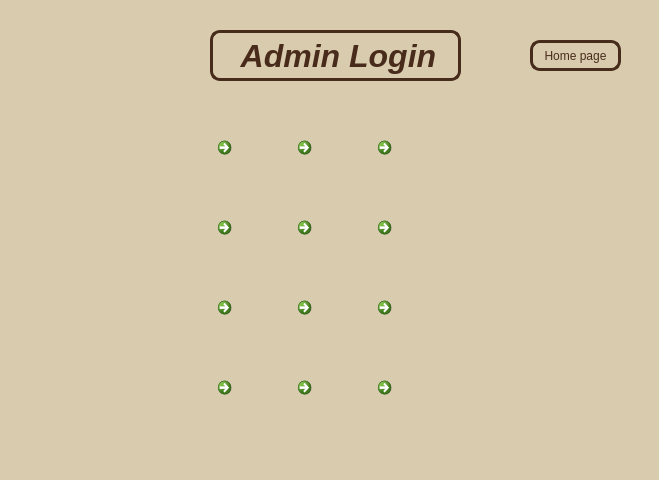
<?xml version="1.0" encoding="UTF-8"?>
<ui version="4.0">
 <class>Dialog</class>
 <widget class="QDialog" name="Dialog">
  <property name="geometry">
   <rect>
    <x>0</x>
    <y>0</y>
    <width>659</width>
    <height>480</height>
   </rect>
  </property>
  <property name="windowTitle">
   <string>Dialog</string>
  </property>
  <property name="styleSheet">
   <string notr="true">background : rgb(217, 203, 174)</string>
  </property>
  <widget class="QCommandLinkButton" name="one">
   <property name="geometry">
    <rect>
     <x>210</x>
     <y>130</y>
     <width>72</width>
     <height>75</height>
    </rect>
   </property>
   <property name="focusPolicy">
    <enum>Qt::ClickFocus</enum>
   </property>
   <property name="text">
    <string/>
   </property>
   <property name="icon">
    <iconset>
     <normaloff>../res/1.png</normaloff>../res/1.png</iconset>
   </property>
   <property name="iconSize">
    <size>
     <width>60</width>
     <height>60</height>
    </size>
   </property>
  </widget>
  <widget class="QCommandLinkButton" name="two">
   <property name="geometry">
    <rect>
     <x>290</x>
     <y>130</y>
     <width>72</width>
     <height>75</height>
    </rect>
   </property>
   <property name="focusPolicy">
    <enum>Qt::ClickFocus</enum>
   </property>
   <property name="text">
    <string/>
   </property>
   <property name="icon">
    <iconset>
     <normaloff>../res/2.png</normaloff>../res/2.png</iconset>
   </property>
   <property name="iconSize">
    <size>
     <width>60</width>
     <height>60</height>
    </size>
   </property>
  </widget>
  <widget class="QCommandLinkButton" name="three">
   <property name="geometry">
    <rect>
     <x>370</x>
     <y>130</y>
     <width>72</width>
     <height>75</height>
    </rect>
   </property>
   <property name="focusPolicy">
    <enum>Qt::ClickFocus</enum>
   </property>
   <property name="text">
    <string/>
   </property>
   <property name="icon">
    <iconset>
     <normaloff>../res/3.png</normaloff>../res/3.png</iconset>
   </property>
   <property name="iconSize">
    <size>
     <width>60</width>
     <height>60</height>
    </size>
   </property>
  </widget>
  <widget class="QCommandLinkButton" name="four">
   <property name="geometry">
    <rect>
     <x>210</x>
     <y>210</y>
     <width>72</width>
     <height>75</height>
    </rect>
   </property>
   <property name="focusPolicy">
    <enum>Qt::ClickFocus</enum>
   </property>
   <property name="text">
    <string/>
   </property>
   <property name="icon">
    <iconset>
     <normaloff>../res/4.png</normaloff>../res/4.png</iconset>
   </property>
   <property name="iconSize">
    <size>
     <width>60</width>
     <height>60</height>
    </size>
   </property>
  </widget>
  <widget class="QCommandLinkButton" name="six">
   <property name="geometry">
    <rect>
     <x>370</x>
     <y>210</y>
     <width>72</width>
     <height>75</height>
    </rect>
   </property>
   <property name="focusPolicy">
    <enum>Qt::ClickFocus</enum>
   </property>
   <property name="text">
    <string/>
   </property>
   <property name="icon">
    <iconset>
     <normaloff>../res/6.png</normaloff>../res/6.png</iconset>
   </property>
   <property name="iconSize">
    <size>
     <width>60</width>
     <height>60</height>
    </size>
   </property>
  </widget>
  <widget class="QCommandLinkButton" name="five">
   <property name="geometry">
    <rect>
     <x>290</x>
     <y>210</y>
     <width>72</width>
     <height>75</height>
    </rect>
   </property>
   <property name="focusPolicy">
    <enum>Qt::ClickFocus</enum>
   </property>
   <property name="text">
    <string/>
   </property>
   <property name="icon">
    <iconset>
     <normaloff>../res/5.png</normaloff>../res/5.png</iconset>
   </property>
   <property name="iconSize">
    <size>
     <width>60</width>
     <height>60</height>
    </size>
   </property>
  </widget>
  <widget class="QCommandLinkButton" name="seven">
   <property name="geometry">
    <rect>
     <x>210</x>
     <y>290</y>
     <width>72</width>
     <height>75</height>
    </rect>
   </property>
   <property name="focusPolicy">
    <enum>Qt::ClickFocus</enum>
   </property>
   <property name="text">
    <string/>
   </property>
   <property name="icon">
    <iconset>
     <normaloff>../res/7.png</normaloff>../res/7.png</iconset>
   </property>
   <property name="iconSize">
    <size>
     <width>60</width>
     <height>60</height>
    </size>
   </property>
  </widget>
  <widget class="QCommandLinkButton" name="eight">
   <property name="geometry">
    <rect>
     <x>290</x>
     <y>290</y>
     <width>72</width>
     <height>75</height>
    </rect>
   </property>
   <property name="focusPolicy">
    <enum>Qt::ClickFocus</enum>
   </property>
   <property name="text">
    <string/>
   </property>
   <property name="icon">
    <iconset>
     <normaloff>../res/8.png</normaloff>../res/8.png</iconset>
   </property>
   <property name="iconSize">
    <size>
     <width>60</width>
     <height>60</height>
    </size>
   </property>
  </widget>
  <widget class="QCommandLinkButton" name="nine">
   <property name="geometry">
    <rect>
     <x>370</x>
     <y>290</y>
     <width>72</width>
     <height>75</height>
    </rect>
   </property>
   <property name="focusPolicy">
    <enum>Qt::ClickFocus</enum>
   </property>
   <property name="text">
    <string/>
   </property>
   <property name="icon">
    <iconset>
     <normaloff>../res/9.png</normaloff>../res/9.png</iconset>
   </property>
   <property name="iconSize">
    <size>
     <width>60</width>
     <height>60</height>
    </size>
   </property>
  </widget>
  <widget class="QCommandLinkButton" name="zero">
   <property name="geometry">
    <rect>
     <x>290</x>
     <y>370</y>
     <width>72</width>
     <height>75</height>
    </rect>
   </property>
   <property name="focusPolicy">
    <enum>Qt::ClickFocus</enum>
   </property>
   <property name="text">
    <string/>
   </property>
   <property name="icon">
    <iconset>
     <normaloff>../res/0.png</normaloff>../res/0.png</iconset>
   </property>
   <property name="iconSize">
    <size>
     <width>60</width>
     <height>60</height>
    </size>
   </property>
  </widget>
  <widget class="QLineEdit" name="lineEdit">
   <property name="geometry">
    <rect>
     <x>210</x>
     <y>30</y>
     <width>251</width>
     <height>51</height>
    </rect>
   </property>
   <property name="font">
    <font>
     <family>Ubuntu</family>
     <pointsize>24</pointsize>
     <weight>75</weight>
     <italic>true</italic>
     <bold>true</bold>
    </font>
   </property>
   <property name="focusPolicy">
    <enum>Qt::NoFocus</enum>
   </property>
   <property name="contextMenuPolicy">
    <enum>Qt::NoContextMenu</enum>
   </property>
   <property name="styleSheet">
    <string notr="true">border : 3px solid rgb(71,43,27);
border-radius : 10px;
background-color : rgb(217, 203, 174);
color : rgb(72, 43, 27);</string>
   </property>
   <property name="text">
    <string> Admin Login</string>
   </property>
   <property name="alignment">
    <set>Qt::AlignCenter</set>
   </property>
   <property name="readOnly">
    <bool>true</bool>
   </property>
  </widget>
  <widget class="QCommandLinkButton" name="clear">
   <property name="geometry">
    <rect>
     <x>210</x>
     <y>370</y>
     <width>72</width>
     <height>75</height>
    </rect>
   </property>
   <property name="focusPolicy">
    <enum>Qt::ClickFocus</enum>
   </property>
   <property name="text">
    <string/>
   </property>
   <property name="icon">
    <iconset>
     <normaloff>../res/clear.png</normaloff>../res/clear.png</iconset>
   </property>
   <property name="iconSize">
    <size>
     <width>60</width>
     <height>60</height>
    </size>
   </property>
  </widget>
  <widget class="QCommandLinkButton" name="enter">
   <property name="geometry">
    <rect>
     <x>370</x>
     <y>370</y>
     <width>72</width>
     <height>75</height>
    </rect>
   </property>
   <property name="focusPolicy">
    <enum>Qt::ClickFocus</enum>
   </property>
   <property name="text">
    <string/>
   </property>
   <property name="icon">
    <iconset>
     <normaloff>../res/enter.png</normaloff>../res/enter.png</iconset>
   </property>
   <property name="iconSize">
    <size>
     <width>60</width>
     <height>60</height>
    </size>
   </property>
  </widget>
  <widget class="QPushButton" name="backHome">
   <property name="geometry">
    <rect>
     <x>530</x>
     <y>40</y>
     <width>91</width>
     <height>31</height>
    </rect>
   </property>
   <property name="styleSheet">
    <string notr="true">border : 3px solid rgb(71,43,27);
border-radius : 10px;
background-color : rgb(217, 203, 174);
color : rgb(72, 43, 27);</string>
   </property>
   <property name="text">
    <string>Home page</string>
   </property>
  </widget>
 </widget>
 <resources/>
 <connections/>
</ui>
